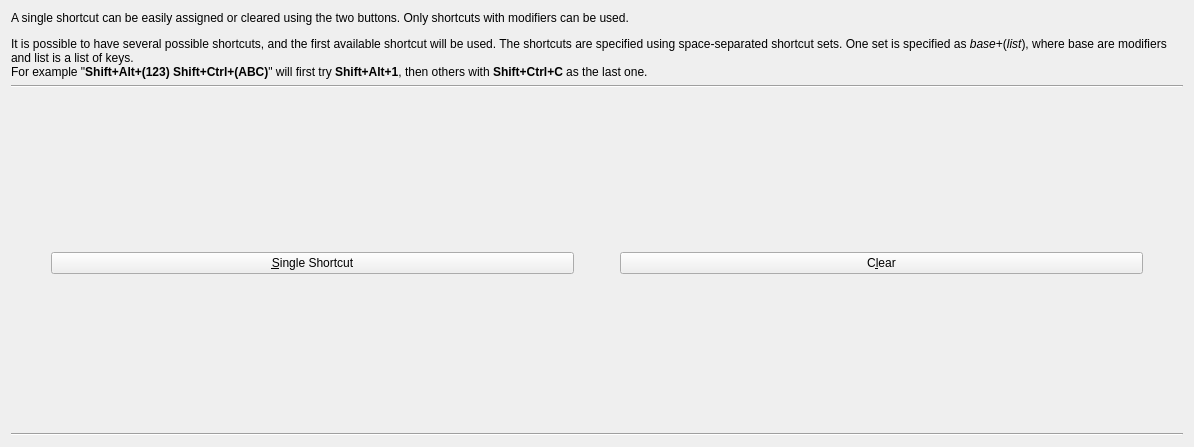
<ui version="4.0" >
 <class>EditShortcut</class>
 <widget class="QWidget" name="EditShortcut" >
  <property name="geometry" >
   <rect>
    <x>0</x>
    <y>0</y>
    <width>1194</width>
    <height>447</height>
   </rect>
  </property>
  <layout class="QVBoxLayout" >
   <item>
    <widget class="QLabel" name="textLabel2" >
     <property name="text" >
      <string>A single shortcut can be easily assigned or cleared using the two buttons. Only shortcuts with modifiers can be used.&lt;p>
It is possible to have several possible shortcuts, and the first available shortcut will be used. The shortcuts are specified using space-separated shortcut sets. One set is specified as &lt;i>base&lt;/i>+(&lt;i>list&lt;/i>), where base are modifiers and list is a list of keys.&lt;br>
For example "&lt;b>Shift+Alt+(123) Shift+Ctrl+(ABC)&lt;/b>" will first try &lt;b>Shift+Alt+1&lt;/b>, then others with &lt;b>Shift+Ctrl+C&lt;/b> as the last one.</string>
     </property>
     <property name="textFormat" >
      <enum>Qt::RichText</enum>
     </property>
     <property name="wordWrap" >
      <bool>true</bool>
     </property>
    </widget>
   </item>
   <item>
    <widget class="Line" name="line1" >
     <property name="frameShape" >
      <enum>QFrame::HLine</enum>
     </property>
     <property name="frameShadow" >
      <enum>QFrame::Sunken</enum>
     </property>
    </widget>
   </item>
   <item>
    <widget class="KLineEdit" native="1" name="shortcut" />
   </item>
   <item>
    <layout class="QHBoxLayout" >
     <item>
      <spacer>
       <property name="orientation" >
        <enum>Qt::Vertical</enum>
       </property>
       <property name="sizeType" >
        <enum>QSizePolicy::Expanding</enum>
       </property>
       <property name="sizeHint" >
        <size>
         <width>40</width>
         <height>20</height>
        </size>
       </property>
      </spacer>
     </item>
     <item>
      <widget class="QPushButton" name="pushButton1" >
       <property name="text" >
        <string>&amp;Single Shortcut</string>
       </property>
      </widget>
     </item>
     <item>
      <spacer>
       <property name="orientation" >
        <enum>Qt::Vertical</enum>
       </property>
       <property name="sizeType" >
        <enum>QSizePolicy::Expanding</enum>
       </property>
       <property name="sizeHint" >
        <size>
         <width>40</width>
         <height>20</height>
        </size>
       </property>
      </spacer>
     </item>
     <item>
      <widget class="QPushButton" name="pushButton2" >
       <property name="text" >
        <string>C&amp;lear</string>
       </property>
      </widget>
     </item>
     <item>
      <spacer>
       <property name="orientation" >
        <enum>Qt::Vertical</enum>
       </property>
       <property name="sizeType" >
        <enum>QSizePolicy::Expanding</enum>
       </property>
       <property name="sizeHint" >
        <size>
         <width>40</width>
         <height>20</height>
        </size>
       </property>
      </spacer>
     </item>
    </layout>
   </item>
   <item>
    <widget class="Line" name="line2" >
     <property name="frameShape" >
      <enum>QFrame::HLine</enum>
     </property>
     <property name="frameShadow" >
      <enum>QFrame::Sunken</enum>
     </property>
    </widget>
   </item>
  </layout>
 </widget>
 <layoutdefault spacing="6" margin="11" />
 <layoutfunction spacing="KDialog::spacingHint" margin="KDialog::marginHint" />
  <customwidgets>
  <customwidget>
   <class>KLineEdit</class>
   <extends>QWidget</extends>
   <header>klineedit.h</header>
  </customwidget>
 </customwidgets>
 <resources/>
 <connections>
  <connection>
   <sender>pushButton1</sender>
   <signal>clicked()</signal>
   <receiver>EditShortcut</receiver>
   <slot>editShortcut()</slot>
   <hints>
    <hint type="sourcelabel" >
     <x>20</x>
     <y>20</y>
    </hint>
    <hint type="destinationlabel" >
     <x>20</x>
     <y>20</y>
    </hint>
   </hints>
  </connection>
  <connection>
   <sender>pushButton2</sender>
   <signal>clicked()</signal>
   <receiver>EditShortcut</receiver>
   <slot>clearShortcut()</slot>
   <hints>
    <hint type="sourcelabel" >
     <x>20</x>
     <y>20</y>
    </hint>
    <hint type="destinationlabel" >
     <x>20</x>
     <y>20</y>
    </hint>
   </hints>
  </connection>
 </connections>
</ui>
